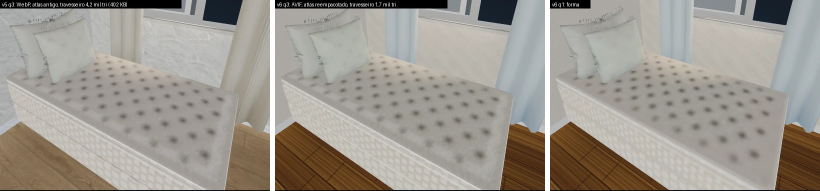
#> input picture experimentos/cama-box-referencia/fotos/v5-x-v6-perto.webp, 1640 x 382 px, given in place of web-usuario.png, which was not available (shown at 1/2 size)
$ python medir-cores.py ../../../cama-box-referencia/fotos/v5-x-v6-perto.webp
#> lines starting #> are read from the running program, lines starting #| are printed output that depends on the picture; after the words box and inside, x2 and y2 are one past the last pixel; in counts of white or black regions, pixels touching at a corner belong together
"""ROIs de superfícies equivalentes; câmeras distintas impedem RMSE global."""
import colorsys
import json
import sys
from pathlib import Path
import numpy as np
from PIL import Image, ImageDraw

ROOT = Path(__file__).resolve().parent
REGIONS = {
    'web-usuario.png': {
        'parede': [(279, 24), (314, 24), (314, 91), (279, 91)],
        'tampo': [(122, 231), (272, 211), (322, 235), (184, 267)],
    },
    'blender-referencia.png': {
        'parede': [(842, 58), (1050, 58), (1050, 163), (842, 163)],
        'tampo': [(327, 586), (525, 562), (620, 587), (417, 629)],
    },
}
for stage in ('agx-probe-antigo.png', 'agx-probe-limpo-sala.png', 'agx-reflexo-jantar.png', 'look-blender-final.png'):
    if (ROOT / stage).exists():
        REGIONS[stage] = {'tampo': [(82, 450), (186, 408), (260, 430), (148, 486)]}

report = {'schema': 'liv-surface-look-v1', 'comparison': 'Equivalent material regions in different cameras; diagnostic, not pixel alignment.', 'images': {}}
for name, regions in REGIONS.items():
    image = Image.open(ROOT / name).convert('RGB')
#> image is the input picture: PIL image 1640x382 RGB; mean R, G, B 157, 151.6, 143.4
    rgb = np.asarray(image).astype(float) / 255
    entries = {}
    for label, polygon in regions.items():
        mask = Image.new('1', image.size)
        ImageDraw.Draw(mask).polygon(polygon, fill=1)
        pixels = rgb[np.asarray(mask, dtype=bool)]
        hsv = np.array([colorsys.rgb_to_hsv(*pixel) for pixel in pixels])
        luminance = pixels @ np.array([.2126, .7152, .0722])
        entries[label] = {'polygon': polygon, 'pixels': len(pixels), 'meanRGB': pixels.mean(0).tolist(),
                          'meanSaturation': float(hsv[:, 1].mean()), 'luminanceMean': float(luminance.mean()),
                          'luminanceStd': float(luminance.std()), 'luminanceP95': float(np.percentile(luminance, 95)),
                          'nearWhiteFraction': float((pixels.min(1) > .95).mean())}
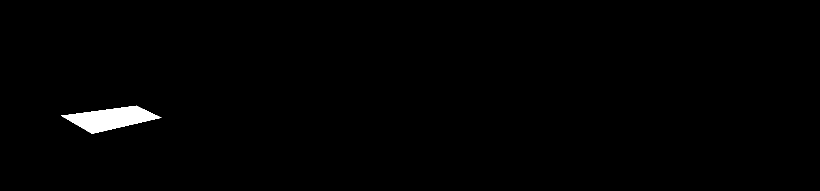
#> mask: PIL image 1640x382 1 (shown at 1/2 size); 0.93% white; 1 white region, box (x1, y1, x2, y2) and area: (122, 211, 323, 268) 5825
#> after the loop, entries = 2 items
    report['images'][name] = {'size': image.size, 'regions': entries}
#> pass 2 of the loop `for name, regions in REGIONS.items():`:
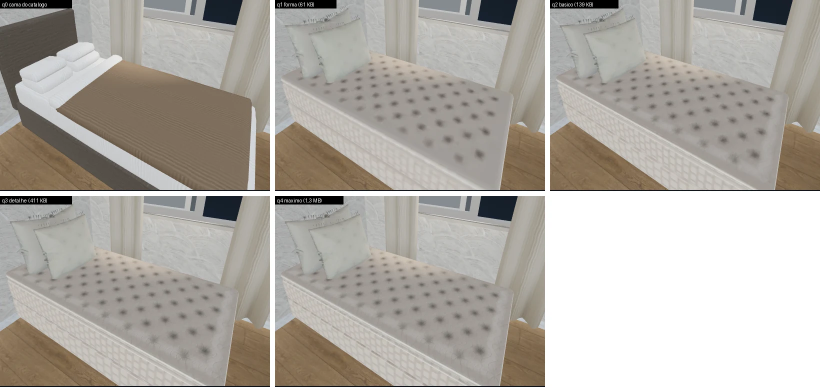
#> input picture experimentos/cama-box-referencia/fotos/niveis-perto-recorte.webp, 1640 x 774 px, given in place of blender-referencia.png, which was not available (shown at 1/2 size)
#> image is the input picture: PIL image 1640x774 RGB; mean R, G, B 175.7, 170.9, 164.1
#> rgb: shape (774, 1640, 3) float64
#> after the loop `for label, polygon in regions.items():`:
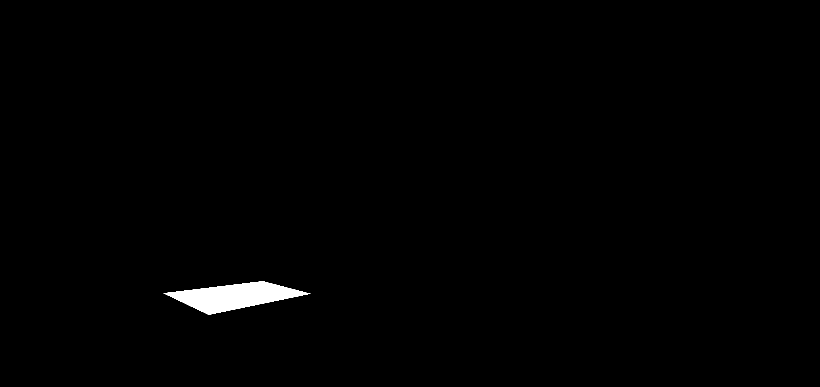
#> mask: PIL image 1640x774 1 (shown at 1/2 size); 0.78% white; 1 white region, box (x1, y1, x2, y2) and area: (327, 562, 621, 630) 9931
(ROOT / (sys.argv[1] if len(sys.argv)>1 else 'look-fit-surfaces.json')).write_text(json.dumps(report, indent=2) + '\n', encoding='utf-8')
print(json.dumps(report, indent=2))
#> (printed output is left out)
